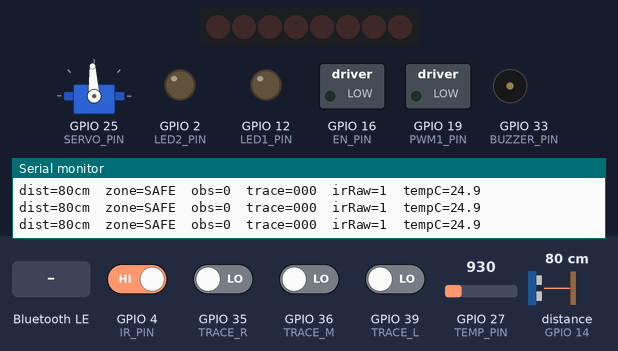
Recording of a sketch running on a simulated ESP32. Shown: 8 shift-register outputs drawn as a row of LEDs (first output left, lit = HIGH), servo, switched loads named in the sketch (green lamp = pin HIGH), output pins drawn as LEDs (lit = HIGH), buzzer (waves = sounding, pin HIGH), the last lines printed to the serial monitor. Wiring (inferred from the names in the program): ultrasonic range finder: trigger GPIO 13; echo GPIO 14; shift register (74HC595): data GPIO 5; shift clock GPIO 18; latch GPIO 17. Wiring (inferred from the signals the program sends): row of LEDs: on Q0, Q1, Q2, Q3, Q4, Q5, Q6, Q7. Inputs (shaded band) come from the test bench; at power-on: GPIO 4 (IR_PIN) HIGH, GPIO 35 (TRACE_R), GPIO 36 (TRACE_M), GPIO 39 (TRACE_L) LOW, GPIO 27 (TEMP_PIN) = 930, distance to the obstacle (sensor on GPIO 14) 80 cm (analog values on the 0–4095 scale). The echo pulse lasts 58.3 µs per cm; nothing arrives over Bluetooth unless stated; servo pulses on a pin are drawn as a servo (544–2400 µs = 0–180°); a phone connects over Bluetooth LE 3 s after start; pins used as bus, display or sensor lines are not drawn.

Above: at 1.2 s.
1.3 s: Bluetooth LE write "SL" received
At 2.7 s:
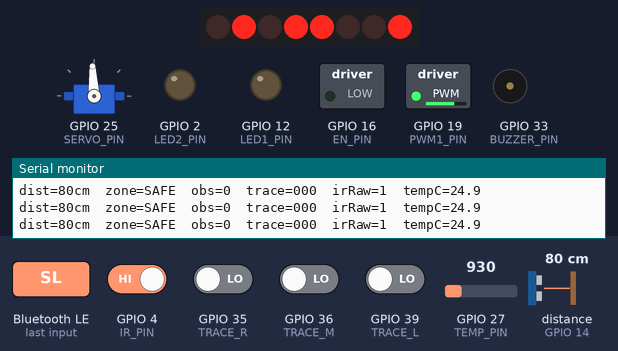
6.0 s: Bluetooth LE write "S" received
At 6.4 s:
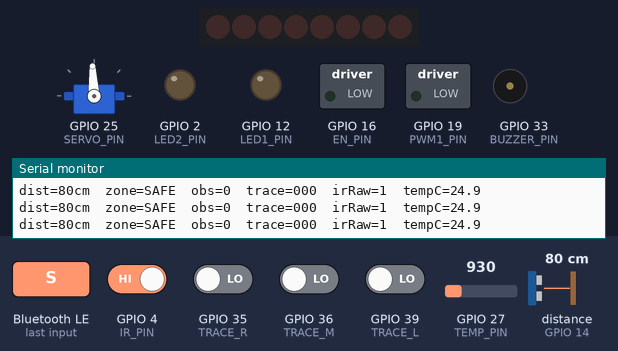
7.5 s: Bluetooth LE write "SR" received
At 8.7 s:
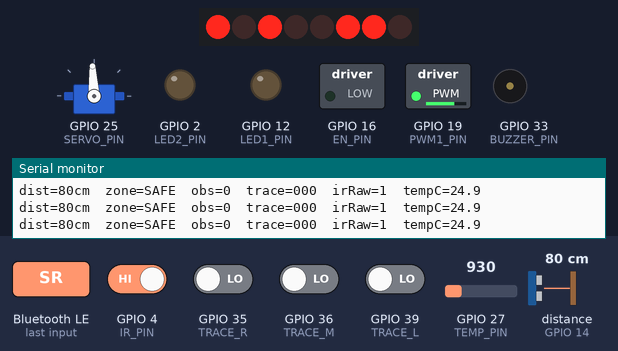
9.0 s: Bluetooth LE write "s" received
At 9.9 s:
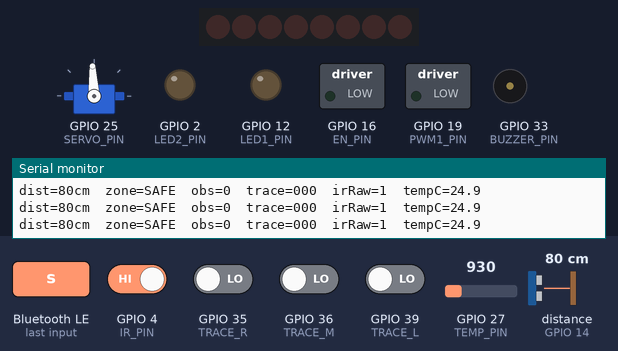
Timing chart, 0 to 11.5 s (numbered marks = the images above; inputs shaded):
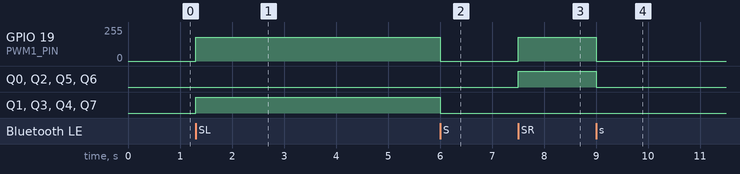

Measured:
- after the input at 1.3 s, GPIO 19 (PWM1_PIN): 0/255 → 179/255 at once; Q1, Q3, Q4, Q7: LOW → HIGH at once
- after the input at 6.0 s, GPIO 19 (PWM1_PIN): 179/255 → 0/255 at once; Q1, Q3, Q4, Q7: HIGH → LOW at once
- after the input at 7.5 s, GPIO 19 (PWM1_PIN): 0/255 → 179/255 at once; Q0, Q2, Q5, Q6: LOW → HIGH at once
- after the input at 9.0 s, GPIO 19 (PWM1_PIN): 179/255 → 0/255 at once; Q0, Q2, Q5, Q6: HIGH → LOW at once

The sketch:

car_ble.ino
```cpp
#include <Arduino.h>
#include <BLEDevice.h>
#include <BLEServer.h>
#include <BLEUtils.h>
#include <BLE2902.h>

// ---------------- Pins (ACEBOTT Car Shield v1.1) ----------------
#define SHCP_PIN   18
#define EN_PIN     16
#define DATA_PIN    5
#define STCP_PIN   17
#define PWM1_PIN   19

// ✅ Ultrasonic (found working by scan)
#define TRIG_PIN   13
#define ECHO_PIN   14

#define SERVO_PIN  25
#define BUZZER_PIN 33
#define LED1_PIN   12
#define LED2_PIN    2
#define IR_PIN      4
#define TRACE_L    39
#define TRACE_M    36
#define TRACE_R    35

// ✅ Temperature sensor (analog)
#define TEMP_PIN   27

// ---------------- Motor bits (your tested mapping) ----------------
#define FL_FWD  0b00000001
#define FL_BWD  0b00001000
#define FR_FWD  0b00000010
#define FR_BWD  0b00000100
#define RL_FWD  0b00010000
#define RL_BWD  0b00100000
#define RR_FWD  0b01000000
#define RR_BWD  0b10000000

#define DIR_FORWARD      (FL_FWD | FR_FWD | RL_FWD | RR_FWD)
#define DIR_BACKWARD     (FL_BWD | FR_BWD | RL_BWD | RR_BWD)
#define DIR_SPIN_LEFT    (FL_BWD | FR_FWD | RL_BWD | RR_FWD)
#define DIR_SPIN_RIGHT   (FL_FWD | FR_BWD | RL_FWD | RR_BWD)
#define DIR_STRAFE_LEFT  (FL_BWD | FR_FWD | RL_FWD | RR_BWD)
#define DIR_STRAFE_RIGHT (FL_FWD | FR_BWD | RL_BWD | RR_FWD)
#define DIR_STOP         0b00000000

// ---------------- BLE ----------------
#define BLE_NAME            "ACEBOTT_CAR_BT"
#define SERVICE_UUID        "0000FFE0-0000-1000-8000-00805F9B34FB"
#define CMD_CHAR_UUID       "0000FFE1-0000-1000-8000-00805F9B34FB"
#define DATA_CHAR_UUID      "0000FFE2-0000-1000-8000-00805F9B34FB"

BLECharacteristic* pDataChar = nullptr;

// ---------------- Config ----------------
int SPEED = 180;

// obstacle thresholds (cm)
const int DANGER_CM = 15;
const int WARN_CM   = 30;

// sensor update
unsigned long lastSensorMs = 0;
const unsigned long SENSOR_INTERVAL_MS = 100;

// serial logs
unsigned long lastSerialMs = 0;
const unsigned long SERIAL_INTERVAL_MS = 250;
String lastZone = "";

// ---------------- Servo (LEDC v3) ----------------
static inline uint32_t servoDutyFromAngle(int angle) {
  angle = constrain(angle, 0, 180);
  int pulseUs = map(angle, 0, 180, 1000, 2000);
  return (uint32_t)((pulseUs / 20000.0) * 65535.0);
}
static inline void setServoAngle(int angle) {
  ledcWrite(SERVO_PIN, servoDutyFromAngle(angle));
}

// ---------------- Motor helpers ----------------
void Move(uint8_t direction, uint8_t speed) {
  digitalWrite(EN_PIN, LOW);
  ledcWrite(PWM1_PIN, speed);

  digitalWrite(STCP_PIN, LOW);
  shiftOut(DATA_PIN, SHCP_PIN, MSBFIRST, direction);
  digitalWrite(STCP_PIN, HIGH);
}
void stopCar()      { Move(DIR_STOP, 0); }
void forward()      { Move(DIR_FORWARD, SPEED); }
void backward()     { Move(DIR_BACKWARD, SPEED); }
void spinLeft()     { Move(DIR_SPIN_LEFT, SPEED); }
void spinRight()    { Move(DIR_SPIN_RIGHT, SPEED); }
void strafeLeft()   { Move(DIR_STRAFE_LEFT, SPEED); }
void strafeRight()  { Move(DIR_STRAFE_RIGHT, SPEED); }

// ---------------- Sensors ----------------
long readDistanceCM() {
  digitalWrite(TRIG_PIN, LOW);
  delayMicroseconds(2);
  digitalWrite(TRIG_PIN, HIGH);
  delayMicroseconds(10);
  digitalWrite(TRIG_PIN, LOW);

  long dur = pulseIn(ECHO_PIN, HIGH, 30000);
  if (dur == 0) return 999;
  return dur / 58;
}

void readTrace(int &l, int &m, int &r) {
  l = digitalRead(TRACE_L);
  m = digitalRead(TRACE_M);
  r = digitalRead(TRACE_R);
}

String zoneFromDist(long d) {
  if (d >= 999) return "NO_ECHO";
  if (d < DANGER_CM) return "DANGER";
  if (d < WARN_CM) return "WARN";
  return "SAFE";
}
int obstaclePresentFromZone(const String& z) {
  return (z == "WARN" || z == "DANGER") ? 1 : 0;
}

// ---------------- Temperature (Analog) ----------------
// Choose ONE model below depending on your sensor:
#define TEMP_MODEL_TMP36 1   // TMP36: tempC = (V - 0.5) * 100
// #define TEMP_MODEL_LM35 1  // LM35:  tempC = V * 100

float readTempC() {
  // ADC settings: ESP32 default is 12-bit (0..4095)
  int raw = analogRead(TEMP_PIN);

  // Convert to voltage (approx). With 11dB attenuation, full-scale ~3.3V
  float v = (raw / 4095.0f) * 3.3f;

  #ifdef TEMP_MODEL_TMP36
    float t = (v - 0.5f) * 100.0f;
    return t;
  #else
    // LM35
    float t = v * 100.0f;
    return t;
  #endif
}

// ---------------- Actuators ----------------
void ledsSet(bool on) {
  digitalWrite(LED1_PIN, on ? HIGH : LOW);
  digitalWrite(LED2_PIN, on ? HIGH : LOW);
}
void honkShort() {
  tone(BUZZER_PIN, 1200, 120);
}

// ---------------- BLE send JSON ----------------
void sendSensorDataBLE(long dist, int l, int m, int r, int ir, float tempC, const String& zone, int obs) {
  if (!pDataChar) return;

  char json[160];
  snprintf(json, sizeof(json),
           "{\"d\":%ld,\"l\":%d,\"m\":%d,\"r\":%d,\"ir\":%d,\"t\":%.1f,\"obs\":%d,\"zone\":\"%s\"}",
           dist, l, m, r, ir, tempC, obs, zone.c_str());

  pDataChar->setValue((uint8_t*)json, strlen(json));
  pDataChar->notify();
}

// ---------------- Command handling ----------------
void handleCommand(const char* cmd) {
  if (!cmd || !cmd[0]) return;

  if (strcmp(cmd, "SL") == 0) { strafeLeft();  return; }
  if (strcmp(cmd, "SR") == 0) { strafeRight(); return; }

  char c = cmd[0];
  if (c == 'F' || c == 'f') { forward();  return; }
  if (c == 'B' || c == 'b') { backward(); return; }
  if (c == 'L' || c == 'l') { spinLeft(); return; }
  if (c == 'R' || c == 'r') { spinRight();return; }
  if (c == 'S' || c == 's') { stopCar();  return; }

  if (c == 'V' || c == 'v') { SPEED = constrain(atoi(cmd + 1), 0, 255); return; }
  if (c == 'D' || c == 'd') { ledsSet(atoi(cmd + 1) != 0); return; }
  if (c == 'H' || c == 'h') { if (atoi(cmd + 1) != 0) honkShort(); return; }
  if (c == 'P' || c == 'p') { setServoAngle(atoi(cmd + 1)); return; }
  if (c == 'X' || c == 'x') { Move((uint8_t)constrain(atoi(cmd + 1), 0, 255), SPEED); return; }
}

class CmdCallback : public BLECharacteristicCallbacks {
  void onWrite(BLECharacteristic* pChar) override {
    String v = pChar->getValue();
    v.trim();
    if (v.length() == 0) return;
    handleCommand(v.c_str());
  }
};

void setup() {
  Serial.begin(115200);
  Serial.println("=== ACEBOTT BLE CAR (TRIG=13 ECHO=14 TEMP=27) ===");

  pinMode(SHCP_PIN, OUTPUT);
  pinMode(EN_PIN, OUTPUT);
  pinMode(DATA_PIN, OUTPUT);
  pinMode(STCP_PIN, OUTPUT);

  pinMode(TRIG_PIN, OUTPUT);
  pinMode(ECHO_PIN, INPUT);

  pinMode(LED1_PIN, OUTPUT);
  pinMode(LED2_PIN, OUTPUT);
  pinMode(BUZZER_PIN, OUTPUT);

  pinMode(IR_PIN, INPUT);
  pinMode(TRACE_L, INPUT);
  pinMode(TRACE_M, INPUT);
  pinMode(TRACE_R, INPUT);

  // PWM
  ledcAttach(PWM1_PIN, 1000, 8);
  ledcWrite(PWM1_PIN, 0);

  // Servo PWM
  ledcAttach(SERVO_PIN, 50, 16);
  setServoAngle(90);

  // ADC config for temp (helps if sensor output is up to ~3.3V)
  analogReadResolution(12);
  analogSetPinAttenuation(TEMP_PIN, ADC_11db);

  ledsSet(false);
  stopCar();

  // BLE
  BLEDevice::init(BLE_NAME);
  BLEServer* server = BLEDevice::createServer();
  BLEService* svc = server->createService(SERVICE_UUID);

  BLECharacteristic* cmdChar = svc->createCharacteristic(
    CMD_CHAR_UUID,
    BLECharacteristic::PROPERTY_WRITE_NR
  );
  cmdChar->setCallbacks(new CmdCallback());

  pDataChar = svc->createCharacteristic(
    DATA_CHAR_UUID,
    BLECharacteristic::PROPERTY_NOTIFY | BLECharacteristic::PROPERTY_READ
  );
  pDataChar->addDescriptor(new BLE2902());

  svc->start();
  BLEAdvertising* adv = BLEDevice::getAdvertising();
  adv->addServiceUUID(SERVICE_UUID);
  BLEDevice::startAdvertising();

  Serial.println("BLE advertising: ACEBOTT_CAR_BT");
}

void loop() {
  const unsigned long now = millis();

  if (now - lastSensorMs >= SENSOR_INTERVAL_MS) {
    lastSensorMs = now;

    long dist = readDistanceCM();
    int l,m,r;
    readTrace(l,m,r);
    int ir = digitalRead(IR_PIN);
    float tC = readTempC();

    String zone = zoneFromDist(dist);
    int obs = obstaclePresentFromZone(zone);

    sendSensorDataBLE(dist, l, m, r, ir, tC, zone, obs);
  }

  if (now - lastSerialMs >= SERIAL_INTERVAL_MS) {
    lastSerialMs = now;

    long dist = readDistanceCM();
    int l,m,r;
    readTrace(l,m,r);
    int ir = digitalRead(IR_PIN);
    float tC = readTempC();

    String zone = zoneFromDist(dist);
    int obs = obstaclePresentFromZone(zone);

    Serial.print("dist=");
    Serial.print(dist);
    Serial.print("cm  zone=");
    Serial.print(zone);
    Serial.print("  obs=");
    Serial.print(obs);
    Serial.print("  trace=");
    Serial.print(l); Serial.print(m); Serial.print(r);
    Serial.print("  irRaw=");
    Serial.print(ir);
    Serial.print("  tempC=");
    Serial.println(tC, 1);

    if (zone != lastZone) {
      lastZone = zone;
      Serial.print("EVENT: OBSTACLE_ZONE_CHANGED -> ");
      Serial.println(zone);
    }
  }

  delay(5);
}
```
